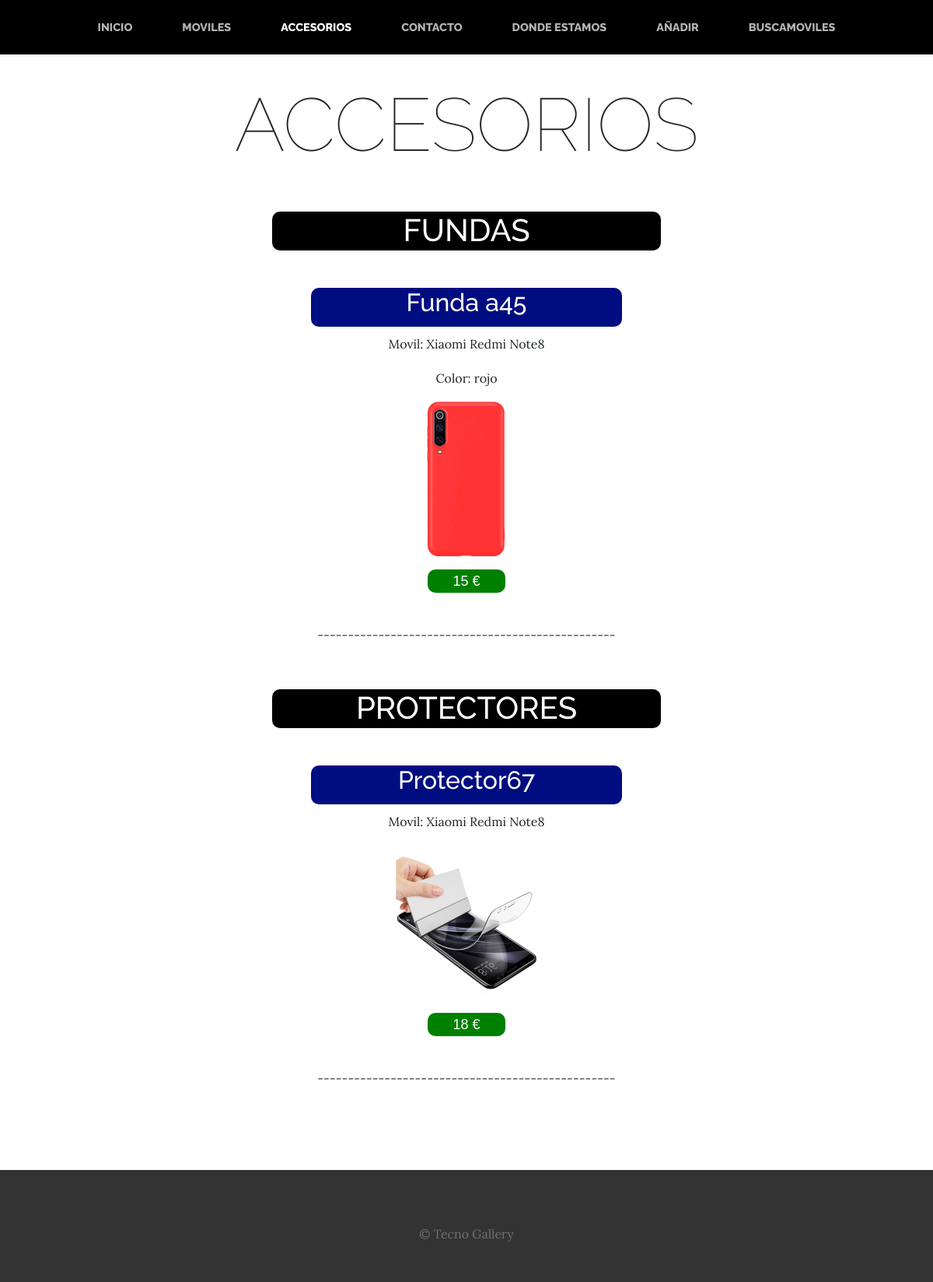
Page /accesorios/ on the committed database.
### moviles/models.py (models this page shows, shortened)
class Fundas(models.Model):
    nombre=models.CharField(max_length=50)
    movil=models.ForeignKey(Carac_moviles, on_delete=models.CASCADE)
    color=models.CharField(max_length=50)
    imagen=models.ImageField(upload_to="moviles")
    precio=models.CharField(max_length=50)

class Carac_moviles(models.Model):
    nombre=models.CharField(max_length=50)
    ram=models.CharField(max_length=50)
    tamaño=models.CharField(max_length=50)
    capacidad=models.CharField(max_length=50)
    mpx_camara=models.CharField(max_length=50)
    imagen=models.ImageField(upload_to="moviles")
    precio=models.CharField(max_length=50)

class Protector(models.Model):
    nombre=models.CharField(max_length=50)
    movil=models.ForeignKey(Carac_moviles, on_delete=models.CASCADE)
    imagen=models.ImageField(upload_to="moviles")
    precio=models.CharField(max_length=50)

### vistas/views.py (the view)
# urls.py: path('accesorios/', views.accesorios ,name="accesorios"),
def accesorios(request):
    fundas = Fundas.objects.all()
    protector =Protector.objects.all()
    return render(request ,"vistas/accesorios.html", {'fundas': fundas , 'protector' : protector})

### vistas/templates/vistas/accesorios.html (shortened to what this page needs)
{% extends "vistas/base.html" %}
  {% load static %}
  {% block content %}
<body>
  <h2 class="site-heading text-center text-black d-none d-lg-block">
    <span class="site-heading-lower">ACCESORIOS</span>
  </h2>
  <div align="center"><h1 class="titulo2">
  FUNDAS
  </h1></div>
<br>
{% for f in fundas %}
<div align="center" class="todo" ><p>
<h2 class="titulo">{{f.nombre}}</h2>
<p>Movil: {{f.movil.nombre}}</p>
<p>Color: {{f.color}}</p>
<p><img src="{{f.imagen.url}}" width="200" height="200"></p>
<p class="caja">{{f.precio}}</p>
<br>
<p align="center">-------------------------------------------------</p>
<br>
</p></div>
{% endfor %}
<div align="center"><h1 class="titulo2">
  PROTECTORES
  </h1></div>
  <br>
  {% for p in protector %}
  <div align="center" class="todo" ><p>
  <h2 class="titulo">{{p.nombre}}</h2>
  <p>Movil: {{p.movil.nombre}}</p>
  <p><img src="{{p.imagen.url}}" width="200" height="200"></p>
  <p class="caja">{{p.precio}}</p>
  <br>
  <p>-------------------------------------------------</p>
  <br>
  </p></div>
  {% endfor %}
<br><br>
</body>
</html>
{% endblock%}

### vistas/static/vistas/css/gestion.css (style rules this page uses)
body { font-family: 'Lora'; background: white; background-attachment: fixed; background-position: center; background-size: cover; }
h1, h2, h3, h4, h5, h6 { font-family: 'Raleway'; }
p { line-height: 1.75; }
.site-heading { margin-top: 5rem; margin-bottom: 5rem; text-transform: uppercase; line-height: 1; font-family: 'Raleway'; }
.site-heading .site-heading-lower { font-size: 6rem; font-weight: 100; line-height: 4rem; }
.caja { font-family: sans-serif; font-size: 18px; font-weight: 400; color: #ffffff; background:green; width: 100px; height: 30px; border-radius: 10px; }
.titulo { color: #ffffff; background:rgb(0, 13, 128); width: 400px; height: 50px; border-radius: 10px; }
.titulo2 { color: white; background:black; width: 500px; height: 50px; border-radius: 10px; }
.todo { float: center; }

### rows in the picture
Fundas: nombre "Funda a45", movil.nombre "Xiaomi Redmi Note8", color "rojo", imagen (picture), precio "15 €"
Protector: nombre "Protector67", movil.nombre "Xiaomi Redmi Note8", imagen (picture), precio "18 €"
